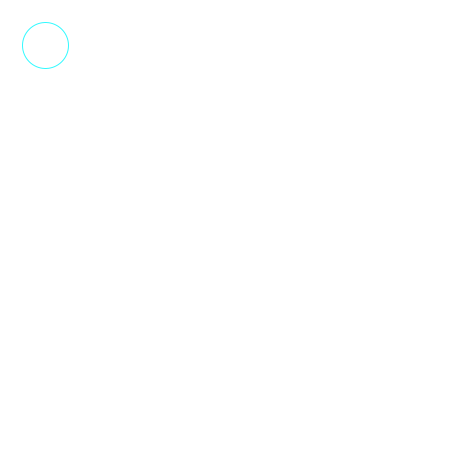
Frame 1 (no input)
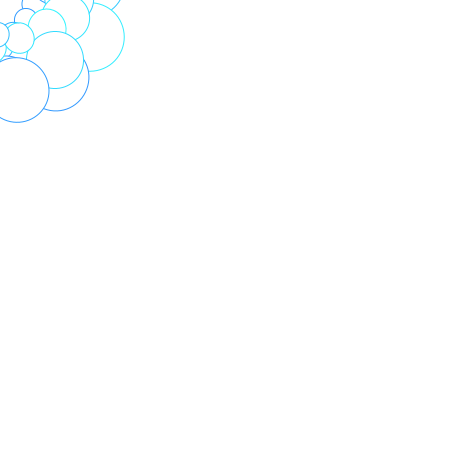
Frame 60 (the mouse pressed at the canvas centre just before this capture)
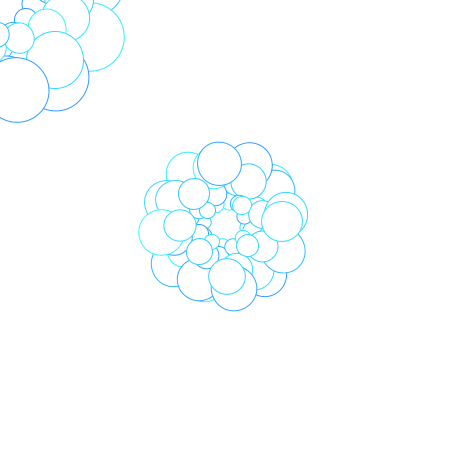
Frame 120 (the mouse held since frame 60 and released just before this capture)

The Processing sketch that drew these frames (run headless with seeded random() and noise(); from frame 60 on, the mouse is pressed at the canvas centre):

// Processing sketch: generative_art
// ── generative_art.pde
/*
Generative Art

Left click to clear the screen
Right click to pause screen
*/

int num;
float angle;
float r;
float a;
float s;

void setup() 
{
  s = random(10,30);
  size(450,450);
  background(255);
  smooth();
  a = random(1);   
  angle = 0.0;
}

void draw() 
{
  // 
  stroke(50,random(150,255),255);
  
  num = 12;
  translate (mouseX, mouseY);
  float scalar = sin( angle * num ) + 2;
  scale( scalar );
  strokeWeight( 1.0 / scalar );
  rotate( angle );
  ellipse( s, s, s, s );
  angle += a * ( ( 1 + sqrt(5) ) / 3 ); //changing the denominator produces interesting results
}

void mousePressed() 
{
  if (mouseButton == RIGHT) 
  {
    noLoop();
    endRecord();
  }
  else 
  {
    a = 1;
    loop();
    setup();
  }
}
